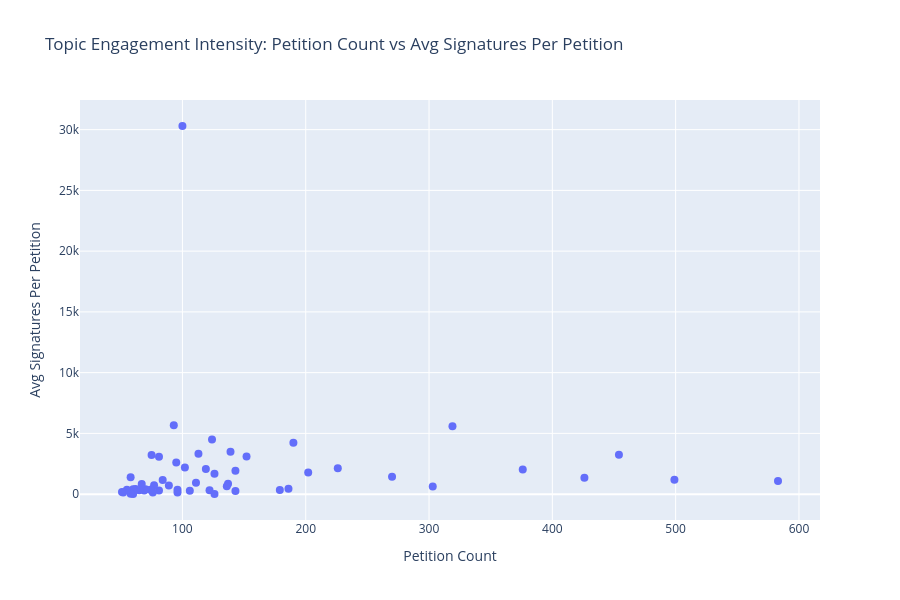

Here is the notebook cell this chart was saved with:
### Markdown cell above
Most topics sit in a tight cluster in the bottom left with low petition counts and low total signatures. A handful break out. Immigration and animals have both high petition counts and high signature totals. Digital ID (topic 28) is a weird one: only 104 petitions but nearly 3 million signatures, almost double the next highest topic. That means a small number of petitions on that issue captured massive public attention. On the other end, topics like honours (topic 46) and school weekends (topic 49) barely register on either metric. Topic 6 (public safety) is interesting because it has 300 petitions but only 186k total signatures, so lots of people raising concerns but not much traction per petition. There seems to be more spread on the petition count axis than on signatures. To check whether the high-sig outlier topics are being driven by individual mega-petitions or broader engagement, and to get a better read on per-petition engagement intensity, I ran a few follow-up checks below.

### Code cell
# 1. Median signature count per topic, sorted
median_sigs = df[df['topic'] != -1].groupby('topic')['signature_count'].median().sort_values(ascending=False)
print("=== Median Signature Count Per Topic (top 15 and bottom 15) ===")
print(median_sigs.head(15))
print("\n...")
print(median_sigs.tail(15))

# 2. Sig count distributions, sample of outlier and cluster topics
random.seed(42)
breakout_topics = [0, 1, 2, 3, 4, 5, 6, 7, 8, 28]
cluster_topics = [t for t in df[df['topic'] != -1]['topic'].unique() if t not in breakout_topics]
sample_cluster = random.sample(cluster_topics, 5)
sample_topics = breakout_topics[:5] + sample_cluster  # 5 outliers + 5 cluster

fig, axes = plt.subplots(2, 5, figsize=(20, 8), sharey=False)
for ax, t in zip(axes.flatten(), sample_topics):
    subset = df[df['topic'] == t]['signature_count']
    ax.hist(subset, bins=30, color='steelblue', edgecolor='white')
    ax.set_title(f"Topic {t} (n={len(subset)})", fontsize=10)
    ax.set_xlabel('Signatures')
    ax.set_yscale('log')
plt.suptitle('Signature Distributions: Outlier Topics (top) vs Cluster Topics (bottom)', fontsize=13)
plt.tight_layout()
plt.show()

# 3. Digital ID deep dive
t28 = df[df['topic'] == 28].sort_values('signature_count', ascending=False)
print("\n=== Topic 28 (Digital ID) — Top 10 petitions by signature count ===")
for _, row in t28.head(10).iterrows():
    print(f"[{row['state']}, {row['signature_count']:,} sigs] {row['action'][:120]}")
print(f"\nTotal sigs: {t28['signature_count'].sum():,}")
print(f"Top petition's share: {t28['signature_count'].iloc[0] / t28['signature_count'].sum():.1%}")

# 4. Engagement intensity scatter, avg sigs per petition per topic
topic_stats['avg_sigs'] = topic_stats['total_sigs'] / topic_stats['petition_count']

fig = px.scatter(
    topic_stats, x='petition_count', y='avg_sigs',
    hover_name='Name', hover_data=['topic', 'petition_count', 'total_sigs', 'avg_sigs'],
    labels={'petition_count': 'Petition Count', 'avg_sigs': 'Avg Signatures Per Petition'},
    title='Topic Engagement Intensity: Petition Count vs Avg Signatures Per Petition'
)
fig.update_traces(marker=dict(size=8))
fig.update_layout(width=900, height=600)
fig.show()

### Figure 1 — Plotly figure (JSON) as saved in the notebook; plotly's stock layout.template omitted (floating-point values rounded to 4 significant figures)
{"data": [{"customdata": [[0, 627908], [1, 592770], [2, 1475552], [3, 576405], [4, 760905], [5, 1779769], [6, 187800], [7, 386542], [8, 479518], [9, 359522], [10, 802428], [11, 81623], [12, 62047], [13, 469514], [14, 275010], [15, 37562], [16, 485432], [17, 118133], [18, 87852], [19, 212108], [20, 2466], [21, 558324], [22, 39736], [23, 245432], [24, 376086], [25, 104594], [26, 29736], [27, 224579], [28, 3029868], [29, 34462], [30, 13014], [31, 247261], [32, 526644], [33, 63317], [34, 97374], [35, 23821], [36, 249656], [37, 56258], [38, 9840], [39, 241947], [40, 27419], [41, 27814], [42, 20754], [43, 55439], [44, 20259], [45, 26378], [46, 749], [47, 24375], [48, 1359], [49, 80253], [50, 20249], [51, 7588], [52, 8574]], "hovertemplate": "<b>%{hovertext}</b><br><br>Petition Count=%{x}<br>Avg Signatures Per Petition=%{y}<br>topic=%{customdata[0]}<br>total_sigs=%{customdata[1]}<extra></extra>", "hovertext": ["0_housing_water_energy_homes", "1_abuse_victims_child_domestic", "2_dogs_animal_animals_dog", "3_election_general election_confidence_vote", "4_ilr_visa_skilled_route", "5_illegal_asylum_immigrants_immigration", "6_food_plastic_products_waste", "7_knife_crime_police_knives", "8_animals_sale_displays_pets", "9_schools_autism_school_send", "10_social media_media_online_content", "11_speed_road_cyclists_roads", "12_gangs_grooming_inquiry_grooming gangs", "13_income_wealth_allowance_personal allowance", "14_elections_local_local elections_london", "15_ukraine_military_war_russia", "16_trans_gender_transgender_sex", "17_bus_travel_transport_train", "18_pip_disabled_disabled people_disability", "19_mps_office_politicians_elected", "20_mps_expenses_heating_second", "21_pension_state pension_pensioners_pensions", "22_flag_bank_bank holiday_holiday", "23_holidays_school_holiday_parents", "24_women_fertility_womens_ivf", "25_bbc_tv_licence_tv licence", "26_ai_artificial_intelligence_use ai", "27_patients_nhs_medication_treatment", "28_id_digital_digital id_cards", "29_nhs_patients_hospital_care", "30_students_gcse_exams_curriculum", "31_eu_brexit_rejoin_union", "32_gaza_israel_humanitarian_aid", "33_vehicles_vehicle_ev_cars", "34_veterans_armed_forces_armed forces", "35_student_loans_loan_student loans", "36_cash_customers_payment_service", "37_football_sports_fans_league", "38_jury_trial_trials_justice", "39_speech_hate_free speech_freedom", "40_health services_crisis_suicide_nhs", "41_cannabis_legalise_drug_medical", "42_roads_road_potholes_repair", "43_manifesto_promises_manifestos_election", "44_test_driving_driving test_tests", "45_child maintenance_maintenance_child_parents", "46_god_king_honours_rob", "47_parking_fines_park_private", "48_school_weekend_week_days", "49_pubs_vat_hospitality_pub", "50_uniform_school_uniforms_students", "51_insurance_car insurance_car_drivers", "52_16_voting age_voting_olds"], "legendgroup": "", "marker": {"color": "#636efa", "size": 8, "symbol": "circle"}, "mode": "markers", "name": "", "orientation": "v", "showlegend": false, "type": "scatter", "x": [583, 499, 454, 426, 376, 319, 303, 270, 226, 202, 190, 186, 179, 152, 143, 143, 139, 137, 136, 126, 126, 124, 122, 119, 113, 111, 106, 102, 100, 96, 96, 95, 93, 89, 84, 81, 81, 77, 76, 75, 74, 70, 69, 67, 65, 62, 60, 60, 58, 58, 55, 52, 51], "xaxis": "x", "y": [1077.0, 1188.0, 3250.0, 1353.0, 2024.0, 5579.0, 619.8, 1432.0, 2122.0, 1780.0, 4223.0, 438.8, 346.6, 3089.0, 1923.0, 262.7, 3492.0, 862.3, 646.0, 1683.0, 19.57, 4503.0, 325.7, 2062.0, 3328.0, 942.3, 280.5, 2202.0, 30300.0, 359.0, 135.6, 2603.0, 5663.0, 711.4, 1159.0, 294.1, 3082.0, 730.6, 129.5, 3226.0, 370.5, 397.3, 300.8, 827.4, 311.7, 425.5, 12.48, 406.2, 23.43, 1384.0, 368.2, 145.9, 168.1], "yaxis": "y"}], "layout": {"height": 600, "legend": {"tracegroupgap": 0}, "title": {"text": "Topic Engagement Intensity: Petition Count vs Avg Signatures Per Petition"}, "width": 900, "xaxis": {"anchor": "y", "domain": [0, 1], "title": {"text": "Petition Count"}}, "yaxis": {"anchor": "x", "domain": [0, 1], "title": {"text": "Avg Signatures Per Petition"}}}}
